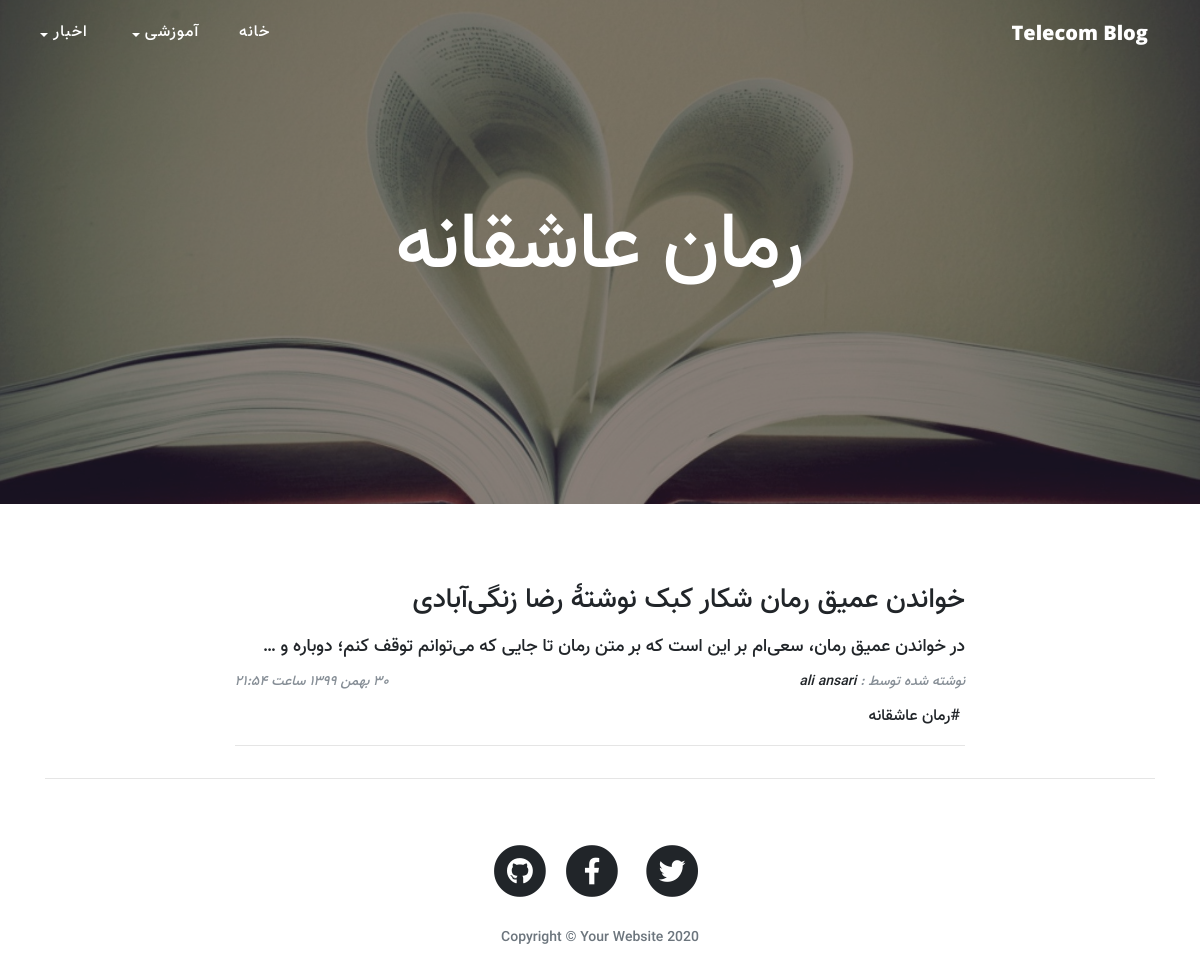
The app's page /category/romn-loved with its own data.
### blog/models.py (models this page shows, shortened)
class Category(models.Model):
    parent = models.ForeignKey('self',null=True, blank=True, on_delete=models.SET_NULL,related_name='children',verbose_name='زیر دسته')
    title = models.CharField(max_length=200 , verbose_name='عنوان دسته بندی')
    slug = models.SlugField(max_length=100, unique=True , verbose_name='آدرس دسته بندی')
    image = models.ImageField(upload_to = 'image/categoryImage', null=True , blank = True)
    status = models.BooleanField(default = True, verbose_name = 'آیا نمایش داده شود؟')
    position = models.IntegerField(verbose_name= 'جایگاه')
    class Meta:
        verbose_name = 'دسته بندی'
        verbose_name_plural = 'دسته بندی ها'
        ordering = ['parent__id','position']
    objects = CategoryManeger()

class Article(models.Model):
    STATUS_CHOICES = (('d', '‍‍‍پیش نویس '), ('p', 'انتشار'))
    title = models.CharField(max_length=200 , verbose_name='عنوان مقاله')
    slug = models.SlugField(max_length=100, unique=True , verbose_name='آدرس مقاله')
    description = models.TextField(verbose_name='محتوا مقاله')
    thumbnail = models.ImageField(upload_to='images', verbose_name='عکس مقاله')
    publish = models.DateTimeField(default=timezone.now , verbose_name='زمان انتشار')
    created = models.DateTimeField(auto_now_add=True)
    update = models.DateTimeField(auto_now=True)
    status = models.CharField(max_length=1, choices=STATUS_CHOICES , verbose_name='وضعیت مقاله')
    category = models.ManyToManyField(Category,verbose_name='دسته بندی',related_name = 'articles')
    class Meta:
        verbose_name = 'مقاله'
        verbose_name_plural = 'مقالات'
        ordering = ['-publish']
    def jpublish(self):
        return jalali_converter(self.publish)
    jpublish.short_description = 'زمان انتشار'
    def category_published (self):
        return self.category.filter(status = True)
    def thumbnail_tag (self):
        return format_html("<img style=' width : 150px ; height: 110px ; border-radius: 5px;' src = '{}' >".format(self.thumbnail.url))
    thumbnail_tag.short_description = 'عکس مقاله'
    objects = ArticleManger()

### blog/views.py (the view)
# urls.py: path('category/<slug:slug>', DetailList.as_view(), name="category"),
class DetailList(ListView):
    paginate_by = 2
    template_name = 'blog/category-page.html'
    def get_queryset(self):
        global category
        slug = self.kwargs.get('slug')
        category = get_object_or_404(Category, slug=slug, status=True)
        return category.articles.published()
    def get_context_data(self, **kwargs):
        context = super().get_context_data(**kwargs)
        context["category"] = category
        return context

### blog/models.py (called while the page is built)
    def published(self):
        return self.filter(status = 'p')

    def active(self):
        return self.filter(status = True)

### blog/templatetags/base_tags.py (called while the page is built)
@register.inclusion_tag("blog/partials/category-navbar.html")
def category_navbar():
    data = {
        'category': Category.objects.filter(status=True),
    }
    return data

@register.simple_tag
def title():
    return 'Telecom Blog'

### extensions/jalali.py (called while the page is built)
    def persian_tuple(self):
        return self.persian_year, self.persian_month, self.persian_day

### extensions/utils.py (called while the page is built)
def persian_number_converter(mystr):
    numbers = {
        '0': '۰',
        '1': '۱',
        '2': '۲',
        '3': '۳',
        '4': '۴',
        '5': '۵',
        '6': '۶',
        '7': '۷',
        '8': '۸',
        '9': '۹',
    }
    for e, p in numbers.items():
        mystr = mystr.replace(e, p)
    return mystr

def jalali_converter(time):
    jmonth = [
        "فروردین", "اردیبهشت", "خرداد", "تیر", "مرداد", "شهریور", "مهر",
        "آبان", "آذر", "دی", "بهمن", "اسفند"
    ]
    time = timezone.localtime(time)
    time_is_str = "{},{},{}".format(time.year, time.month, time.day)
    time_is_tuple = jalali.Gregorian(time_is_str).persian_tuple()
    time_is_list = list(time_is_tuple)
    for index, month in enumerate(jmonth):
        if time_is_list[1] == index + 1:
            time_is_list[1] = month
            break
    output = '{} {} {}  ساعت  {}:{}'.format(time_is_list[2], time_is_list[1],
                                            time_is_list[0], time.hour,
                                            time.minute)
    return persian_number_converter(output)

### blog/templates/blog/category-page.html (shortened to what this page needs)
{% extends 'blog/base.html' %}
{% block main %}
<header class="masthead" style="background-image: url('{{category.image.url}}')">
  <div class="overlay"></div>
  <div class="container">
    <div class="row">
      <div class="col-lg-8 col-md-10 mx-auto">
        <div class="site-heading">
          <h1>{{category.title}}</h1>
        </div>
      </div>
    </div>
  </div>
</header>
<div class="container" >
  <div class="row">
    <div class="col-lg-8 col-md-10 mx-auto">
      {% for article in object_list %}
      <div class="post-preview" >
        <a href="{% url 'blog:detail' article.slug %}">
          <h2 class="post-title">{{article.title}}</h2>
          <h3 class="post-subtitle">{{article.description | truncatewords:20}}</h3>
        </a>
        <p class="post-meta">
          <span class="author">
            <span>نوشته شده توسط :</span>
            <a href="#">ali ansari</a>
          </span>
          <span class="calender">{{article.jpublish}}</span>
          </p>
        <div class="category">
          {% for cat in article.category_published.all %}
            <a href="{% url 'blog:category' cat.slug %}" style="margin: 0 5px;">#{{cat.title}}</a>
          {% endfor %}
        </div>
      </div>
      <hr>
      {% endfor %}
    </div>
</div>
{% endblock %}

### blog/templates/blog/partials/category-navbar.html (shortened to what this page needs)
<ul class="navbar-nav">
    <li class="nav-item">
        <a class="nav-link " href="{% url 'blog:home' %}">خانه</a>
    </li>
    {% for cat in category%}
    {% if cat.parent == None %}
    <li class="nav-item dropdown">
        <a class="nav-link dropdown-toggle" href="#" id="navbarDropdown" role="button" data-toggle="dropdown"
            href="{% url 'blog:category' cat.slug %}">{{cat.title}}</a>
    </li>
    {% endif %}
    {% endfor %}
</ul>

### blog/templates/blog/base.html (style rules this page uses)
body { direction: rtl; text-align: right; font-family: 'vazir-medium' !important; }
.navbar-nav { margin-right: auto; }
.navbar-nav li a { font-size: 16px !important; }
.post-meta { display: flex; justify-content: space-between; align-items: center; margin: 12px 0 !important; font-size: 12px !important; ; }
h1, h2, h3, h4, h5, h6 { font-weight: 800; font-family: 'vazir-medium' !important; }
a { text-decoration: none !important; }
.post-preview>a>.post-title { font-size: 28px !important; }
.post-preview>.post-meta { font-size: 14px !important; }
.post-preview>.category { font-size: 16px !important; }
.post-preview>a>.post-subtitle { font-size: 18px; line-height: 26px; margin: 16px 0 8px; }
header.masthead { background-image: url("../../static/blog/img/home-bg.jpg") }
.dropdown-toggle::after { margin-right: 5px; vertical-align: -1px; }

### records on screen
Category: title "آموزشی"
Category: title "اخبار"
Category: image (picture), title "رمان عاشقانه"
Article: title "خواندن عمیق رمان شکار کبک نوشتۀ رضا زنگی‌آبادی", description "در خواندن عمیق رمان، سعی‌ام بر این است که بر متن رمان تا جایی که می‌توانم توقف کنم؛ دوباره و …", jpublish "۳۰ بهمن ۱۳۹۹ ساعت ۲۱:۵۴"
